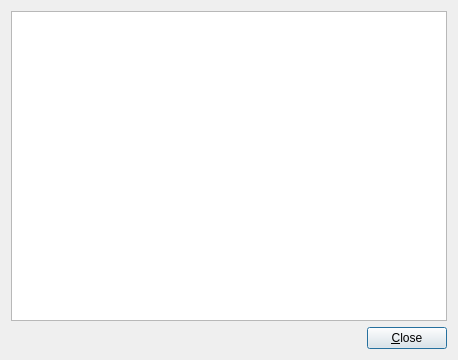
<?xml version="1.0" encoding="UTF-8"?>
<ui version="4.0">
 <author>Johan Samyn &lt;johan.samyn@gmail.com&gt;</author>
 <class>LicenseDialog</class>
 <widget class="QDialog" name="LicenseDialog">
  <property name="enabled">
   <bool>true</bool>
  </property>
  <property name="geometry">
   <rect>
    <x>0</x>
    <y>0</y>
    <width>458</width>
    <height>360</height>
   </rect>
  </property>
  <property name="sizePolicy">
   <sizepolicy hsizetype="Preferred" vsizetype="Preferred">
    <horstretch>0</horstretch>
    <verstretch>0</verstretch>
   </sizepolicy>
  </property>
  <property name="maximumSize">
   <size>
    <width>16777215</width>
    <height>16777215</height>
   </size>
  </property>
  <property name="windowTitle">
   <string>License</string>
  </property>
  <property name="whatsThis">
   <string notr="true"/>
  </property>
  <property name="sizeGripEnabled">
   <bool>false</bool>
  </property>
  <property name="modal">
   <bool>true</bool>
  </property>
  <layout class="QVBoxLayout" name="verticalLayout" stretch="0,0">
   <property name="sizeConstraint">
    <enum>QLayout::SetDefaultConstraint</enum>
   </property>
   <item>
    <widget class="QPlainTextEdit" name="licenseText">
     <property name="textInteractionFlags">
      <set>Qt::TextSelectableByKeyboard|Qt::TextSelectableByMouse</set>
     </property>
    </widget>
   </item>
   <item>
    <layout class="QHBoxLayout" name="horizontalLayout">
     <property name="bottomMargin">
      <number>0</number>
     </property>
     <item>
      <spacer name="horizontalSpacer">
       <property name="orientation">
        <enum>Qt::Horizontal</enum>
       </property>
       <property name="sizeHint" stdset="0">
        <size>
         <width>40</width>
         <height>20</height>
        </size>
       </property>
      </spacer>
     </item>
     <item>
      <widget class="QPushButton" name="btnClose">
       <property name="text">
        <string>&amp;Close</string>
       </property>
       <property name="flat">
        <bool>false</bool>
       </property>
      </widget>
     </item>
    </layout>
   </item>
  </layout>
  <action name="actionClose">
   <property name="text">
    <string>Close</string>
   </property>
   <property name="toolTip">
    <string>Close the License dialog</string>
   </property>
  </action>
 </widget>
 <resources/>
 <connections>
  <connection>
   <sender>btnClose</sender>
   <signal>clicked()</signal>
   <receiver>LicenseDialog</receiver>
   <slot>accept()</slot>
   <hints>
    <hint type="sourcelabel">
     <x>410</x>
     <y>338</y>
    </hint>
    <hint type="destinationlabel">
     <x>228</x>
     <y>179</y>
    </hint>
   </hints>
  </connection>
 </connections>
</ui>
